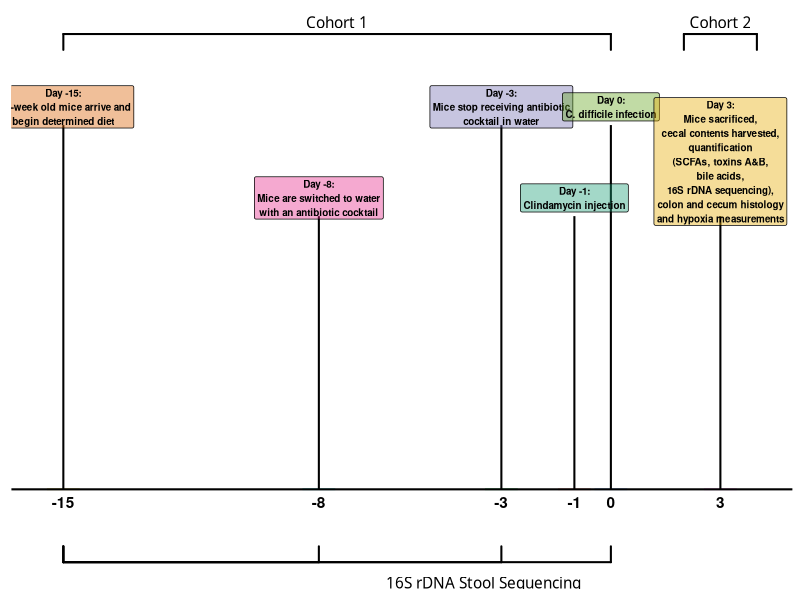
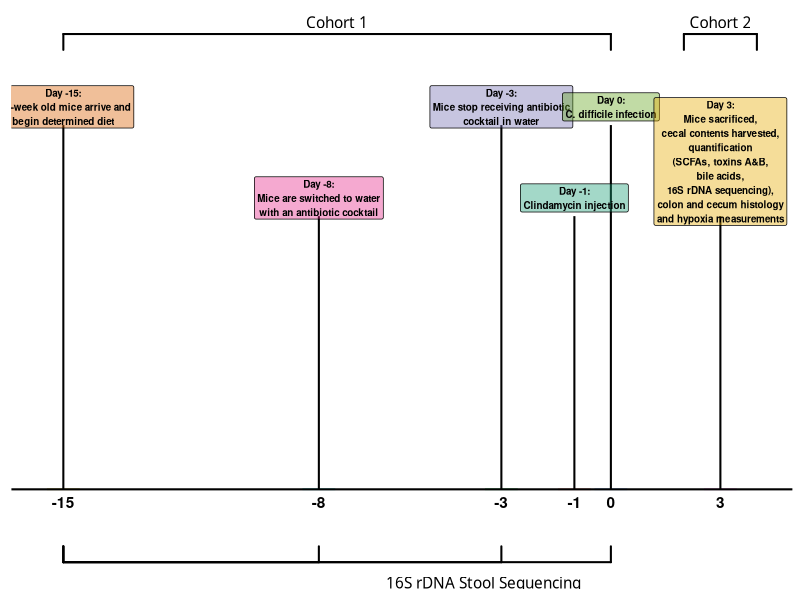

The R script that drew these images, in order: (Note: this script raises an error after producing the figures.)
## ---- chunk 1
knitr::opts_chunk$set(echo = TRUE)
## ---- chunk 2
library(ggplot2)
library(scales)
library(lubridate)
library(tidyverse)
library(ggpubr)
## ---- chunk 3
timeline <- data.frame(day = c(-15, -8, -3, -1, 0, 3),
                       col_value = c('Day -15',
                                     'Day -8',
                                     'Day -3',
                                     'Day -1',
                                     'Day 0',
                                     'Day 3'),
                       day_text = c('Day -15:\nSix-week old mice arrive and\nbegin determined diet',
                                    'Day -8:\nMice are switched to water\nwith an antibiotic cocktail',
                                    'Day -3:\nMice stop receiving antibiotic\ncocktail in water',
                                    'Day -1:\nClindamycin injection',
                                    'Day 0:\nC. difficile infection',
                                    'Day 3:\nMice sacrificed,\ncecal contents harvested,\nquantification\n(SCFAs, toxins A&B,\nbile acids,\n16S rDNA sequencing),\ncolon and cecum histology\nand hypoxia measurements'),
                       ## how high the text will be 
                       position = c(0.20,
                                    0.15,
                                    0.20,
                                    0.15,
                                    0.20, 
                                    0.15),
                       ## idk what this does, I haven't used it yet
                       direction = c(1,
                                     1,
                                     1,
                                     -1,
                                     1,
                                     1))


## ---- chunk 4
timeline %>% 
  mutate(text_position = ifelse(day == 3, (position + 0.03), position +  0.01)) %>% 
  ggplot(aes(x = day, y = 0)) +
  geom_col(aes(col = col_value)) +
  geom_hline(yintercept = 0,
               color = 'black',
               size = 0.7) +
  geom_segment(aes(y = position, yend = 0, xend = day), color = 'black', size = 0.7) +
  scale_x_continuous(breaks = c(-15, -8, -3, -1, 0, 3)) +
  geom_label(aes(y = text_position, label = day_text, fill = col_value), 
            size = 2.5,
            color = 'black',
            fontface = 'bold',
            alpha = 0.4) +
  scale_fill_brewer(palette = 'Dark2') +
  theme_classic() +
  theme(axis.line.y=element_blank(),
                 axis.text.y=element_blank(),
                 axis.title.x=element_blank(),
                 axis.title.y=element_blank(),
                 axis.ticks.y=element_blank(),
                 axis.line.x = element_blank(),
                 axis.ticks.x = element_blank(),
                 axis.text.x = element_blank(),
                 legend.position = 'none') +
  geom_text(aes(y = -0.007, label = day), color = 'black', fontface = 'bold') +
  geom_bracket(xmin = -15, xmax = 0, y.position = 0.25,
               label = "Cohort 1",
          family = "Arial Bold",
               size = 0.7) +
  geom_bracket(xmin = 2, xmax = 4, y.position = 0.25,
               label = "Cohort 2",
               family = "Arial Bold",
               size = 0.7) +
  geom_bracket(xmin = -15, xmax = c(-8, -3, 0),
               y.position = -0.04,
               label = c("16S rDNA Stool Sequencing", " ", " "),
               family = "Arial Bold",
               size = 0.7,
               tip.length = -0.03,
               vjust = 4,
               hjust = -1) -> timeline_plot

timeline_plot
## ---- chunk 5
ggsave('../plots/timeline_plot.pdf',
       plot = timeline_plot,
       width = 16.5,
       height = 6)

save(timeline_plot,
     file = '../../figures/timeline_plot.rdata')
